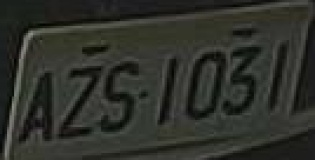
#> input picture yolo/images/carplates/0_0.jpg, 315 x 160 px, found by its file name; its folder holds only this picture in this run
$ python test_cv2.py
#> lines starting #> are read from the running program, lines starting #| are printed output that depends on the picture; after the words box and inside, x2 and y2 are one past the last pixel; in counts of white or black regions, pixels touching at a corner belong together
import os
import cv2
from pathlib import Path

def main():
    cam_num = 0
    cnt = 0

    path_project_root = os.getcwd()
    path_dir_img_cut = os.path.join(path_project_root, "images", "carplates")
    path_dir_img_preprocess = os.path.join(path_project_root, "images", "preprocess_out")

    for i in range(1):
        #for t in range(0, 255):
        path_file_img_cut = os.path.join(path_dir_img_cut, f"{cam_num}_{i}.jpg")
        path_file_img_preprocess = os.path.join(path_dir_img_preprocess, f"{cam_num}_{i}.jpg")#_{t}
        print(path_file_img_cut)
        print(path_file_img_preprocess)
        img = cv2.imread(path_file_img_cut)
#> img is the input picture: shape (160, 315, 3); mean B, G, R 42.5, 48.8, 46.9
        img_gray = cv2.cvtColor(img, cv2.COLOR_BGR2GRAY)
        ret, binary = cv2.threshold(img_gray,42,255,cv2.THRESH_BINARY)
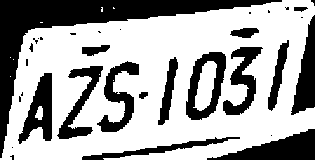
#> binary: shape (160, 315); 64.4% white; 33 black regions (17 under 20 px), largest, box (x1, y1, x2, y2) and area: (0, 0, 282, 158) 6703, (207, 129, 315, 160) 1672, (291, 15, 315, 115) 1274
        print(binary)
#> (printed output is left out)
        cv2.imwrite(path_file_img_preprocess, binary)

if __name__ == '__main__':
    main()
